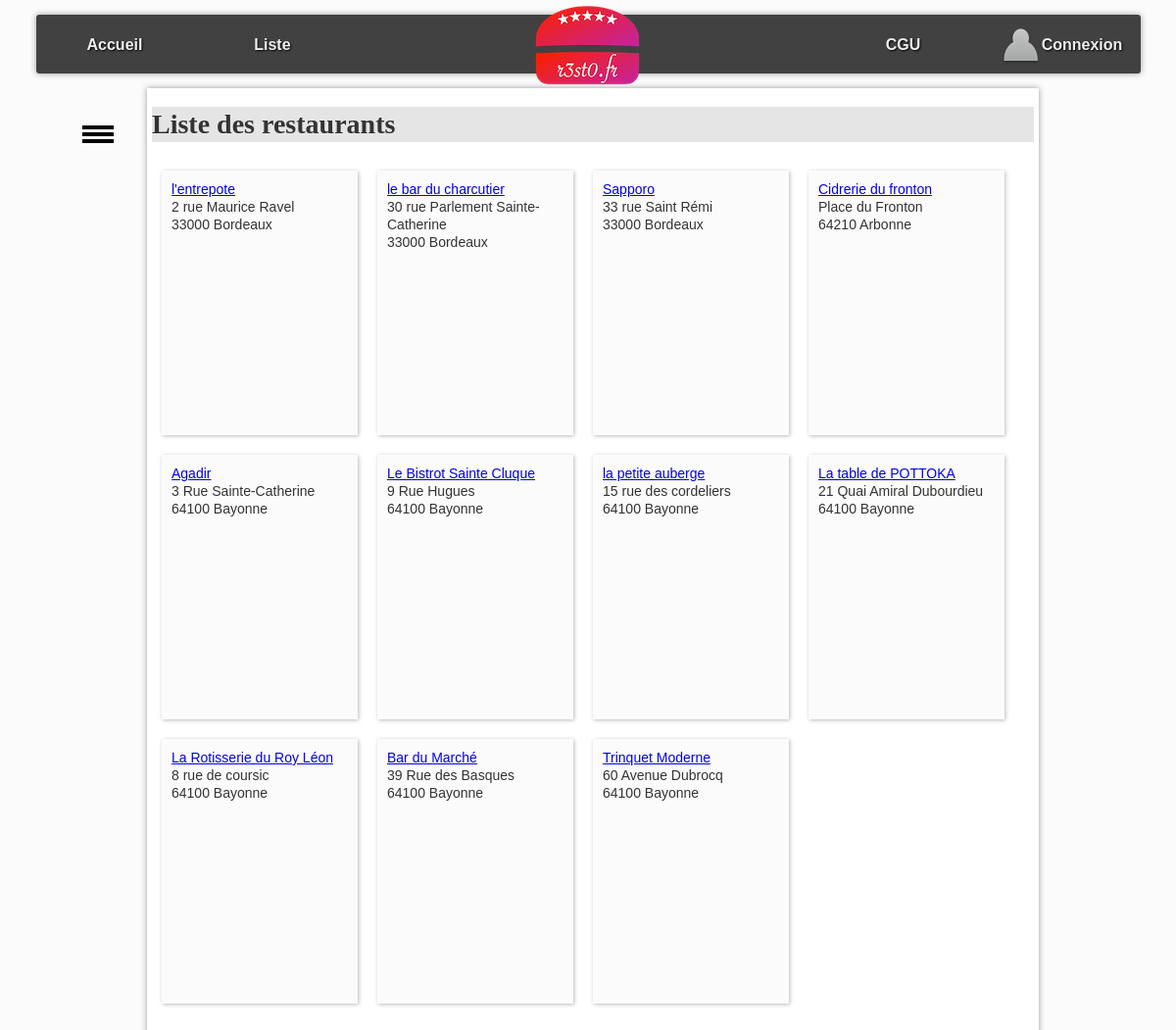
The page /site/index.php on the database its author committed.
### tables this page shows
CREATE TABLE `resto` (
  `idR` bigint(20) NOT NULL,
  `nomR` varchar(255) DEFAULT NULL,
  `numAdrR` varchar(20) DEFAULT NULL,
  `voieAdrR` varchar(255) DEFAULT NULL,
  `cpR` char(5) DEFAULT NULL,
  `villeR` varchar(255) DEFAULT NULL,
  `latitudeDegR` float DEFAULT NULL,
  `longitudeDegR` float DEFAULT NULL,
  `descR` text,
  `horairesR` text
);

### site/controleur/listeRestos.php (called while the page is built, shortened)
<?php
require_once RACINE . "/modele/bd.resto.inc.php";
$listeRestos = getRestos();
include RACINE . "/vue/entete.html.php";
include RACINE . "/vue/vueListeRestos.php";
include RACINE . "/vue/pied.html.php";
?>

### site/index.php (called while the page is built, shortened)
<?php
require RACINE . "/controleur/routage.php";
$fichier = redirigeVers($action);
require RACINE . "/controleur/" . $fichier;
?>

### site/modele/bd.resto.inc.php (called while the page is built, shortened)
<?php
function getRestos() {
    $resultat = array();
    try {
        $cnx = connexionPDO();
        $req = $cnx->prepare("select * from resto");
        $req->execute();
        $ligne = $req->fetch(PDO::FETCH_ASSOC);
        while ($ligne) {
            $resultat[] = $ligne;
            $ligne = $req->fetch(PDO::FETCH_ASSOC);
        }
    } catch (PDOException $e) {
        die( "Erreur !: " . $e->getMessage() );
    }
    return $resultat;
}
?>

### site/vue/vueListeRestos.php (the view, shortened to what this page needs)
<h1>Liste des restaurants</h1>
<?php
for ($i = 0; $i < count($listeRestos); $i++) {
    ?>
    <div class="card">
        <div class="descrCard"><?= "<a href='./?action=detail&idR=" . $listeRestos[$i]['idR'] . "'>" . $listeRestos[$i]['nomR'] . "</a>" ?>
            <br />
            <?= $listeRestos[$i]["numAdrR"] ?>
            <?= $listeRestos[$i]["voieAdrR"] ?>
            <br />
            <?= $listeRestos[$i]["cpR"] ?>
            <?= $listeRestos[$i]["villeR"] ?>
        </div>
        <div class="tagCard">
        </div>
    </div>
    <?php
}
?>

### site/vue/entete.html.php (shortened to what this page needs)
<!DOCTYPE html>
<html>
	<?php include('head.html.php'); ?>
    <body>
    <nav>
        <ul id="menuGeneral">
            <li><a href="./?action=accueil">Accueil</a></li>
            <li><a href="./?action=liste">Liste</a></li>
            <li></li>
            <li id="logo"><a href="./?action=accueil"><img src="asset/images/logoBarre.png" alt="logo" /></a></li>
            <li></li>
            <li><a href="./?action=cgu">CGU</a></li>
            <li><a href="./?action=connexion"><img src="asset/images/profil.png" alt="loupe" />Connexion</a></li>
        </ul>
    </nav>
    <div id="bouton">
        <div></div>
        <div></div>
        <div></div>
    </div>
    <ul id="menuContextuel">
        <li><img src="asset/images/logoBarre.png" alt="logo" /></li>
    </ul>
    <div id="corps">

### site/vue/head.html.php (shortened to what this page needs)
  <head>
<link href="asset/font/awesome/css/font-awesome.min.css" rel="stylesheet" />
<link href="asset/css/base.css" rel="stylesheet" />
<link href="asset/css/form.css" rel="stylesheet" />
<link href="asset/css/cgu.css" rel="stylesheet" />
<link href="asset/css/corps.css" rel="stylesheet" />
  </head>

### site/vue/pied.html.php
</div>
</body>
</html>

### site/asset/css/base.css (style rules this page uses)
:root { --largeurPage: 900px; --largeurMenuCont : 200px; --margeCalc: calc((100% - var(--largeurPage)) / 2); --margeMenuHaut : 15px; --hauteurMenuGene:60px; --coulA1:#5A7694; --coulA2:#D7E5ED; --coulB1:#566459; --coulB2:#90974A; --coulC:#CDBCA0; --fondC:#fcfbfb; --padding_cote:5px; }
body { font-family: Arial; color : #333; font-size : 14px; line-height : 1.3; scroll-behavior: smooth; background-color : var(--fondC); }
#logo { text-align : center; }
#corps, #menuContextuel, #menuGeneral { transition-duration : 0.4s; }
#corps { top : 15px; margin-top : calc(var(--hauteurMenuGene) + var(--margeMenuHaut)); padding-bottom : 50px; padding-left : 5px; padding-right : 5px; position : absolute; left : var(--margeCalc); width : var(--largeurPage); background-color : #fff; box-shadow: 0px 0px 6px #999; min-height: 500px; }
#menuContextuel { position : fixed; left : var(--margeCalc); width : var(--largeurPage); background-color : var(--fondC); z-index:0; overflow : hidden; top : calc(var(--hauteurMenuGene) + var(--margeMenuHaut) + 50px); margin-top:0px; padding-top:0px; list-style-type : none; padding-left : 0px; width : var(--largeurMenuCont); border-radius: 3px; }
#bouton { top : calc(var(--hauteurMenuGene) + var(--margeMenuHaut) + 50px); position : fixed; left : calc((100% - var(--largeurPage)) / 2 - 70px); width : 40px; height : 25px; }
#bouton>div { margin-left : 4px; border : 1px solid #000; width : 30px; height : 2px; background-color : #000; margin-top : 3px; }
nav { position:fixed; top:var(--margeMenuHaut); left:0px; width:100%; height:var(--hauteurMenuGene); z-index:100; }
#menuGeneral { text-align : center; width : calc(var(--largeurPage) + 220px + var(--padding_cote) + 2px); height : var(--hauteurMenuGene); background-color : rgba(45,45,45,0.9); color : #fff; margin:auto auto; box-shadow: 0px 0px 6px #999; border-radius: 3px; }
#menuGeneral { list-style-type: none; padding-left : 0px; }
#menuGeneral>li { float : left; width: 14.28%; height : 100%; vertical-align: middle; line-height:60px; }
#logo>a>img { position : relative; top : -10px; }
#menuGeneral>li>a { height : var(--hauteurMenuGene); display : inline-block; vertical-align: middle; color:#eee; text-shadow: 1px 1px 2px #000; text-decoration: none; font-size : 16px; font-weight: bold; }
#menuGeneral>li>a>img { vertical-align: middle; }
#menuContextuel>li { padding-top : 5px; padding-bottom : 5px; margin-top : 0px; margin-bottom : 0px; padding-left : 8px; }
#menuContextuel>li:first-child { text-align : center; }

### site/asset/css/cgu.css (style rules this page uses)
h1,h2,h3,h4 { font-family: Futura; background-color : rgba(0,0,0,0.1); }

### site/asset/css/corps.css (style rules this page uses)
div.card { position : relative; width:180px; height : 250px; float:left; padding:10px; margin : 10px; background-color : var(--fondC); box-shadow: 1px 1px 4px #bbb; }
div.descrCard { position : relative; top:0px; }
div.tagCard { position:absolute; bottom:10px; width : 180px; text-align: right; }

### rows shown on the page
resto: nomR "l'entrepote", numAdrR "2", voieAdrR "rue Maurice Ravel", cpR "33000", villeR "Bordeaux"
resto: nomR "le bar du charcutier", numAdrR "30", voieAdrR "rue Parlement Sainte-Catherine", cpR "33000", villeR "Bordeaux"
resto: nomR "Sapporo", numAdrR "33", voieAdrR "rue Saint Rémi", cpR "33000", villeR "Bordeaux"
resto: nomR "Cidrerie du fronton", voieAdrR "Place du Fronton", cpR "64210", villeR "Arbonne"
resto: nomR "Agadir", numAdrR "3", voieAdrR "Rue Sainte-Catherine", cpR "64100", villeR "Bayonne"
resto: nomR "Le Bistrot Sainte Cluque", numAdrR "9", voieAdrR "Rue Hugues", cpR "64100", villeR "Bayonne"
resto: nomR "la petite auberge", numAdrR "15", voieAdrR "rue des cordeliers", cpR "64100", villeR "Bayonne"
resto: nomR "La table de POTTOKA", numAdrR "21", voieAdrR "Quai Amiral Dubourdieu", cpR "64100", villeR "Bayonne"
resto: nomR "La Rotisserie du Roy Léon", numAdrR "8", voieAdrR "rue de coursic", cpR "64100", villeR "Bayonne"
resto: nomR "Bar du Marché", numAdrR "39", voieAdrR "Rue des Basques", cpR "64100", villeR "Bayonne"
resto: nomR "Trinquet Moderne", numAdrR "60", voieAdrR "Avenue Dubrocq", cpR "64100", villeR "Bayonne"
